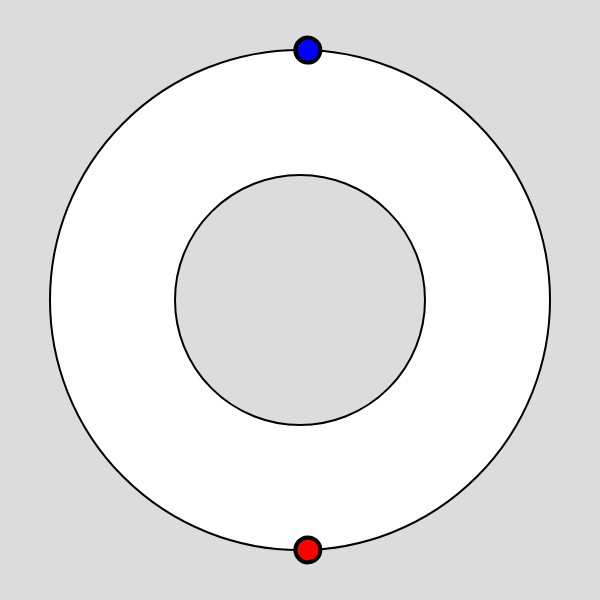
Frame 1 (no input)
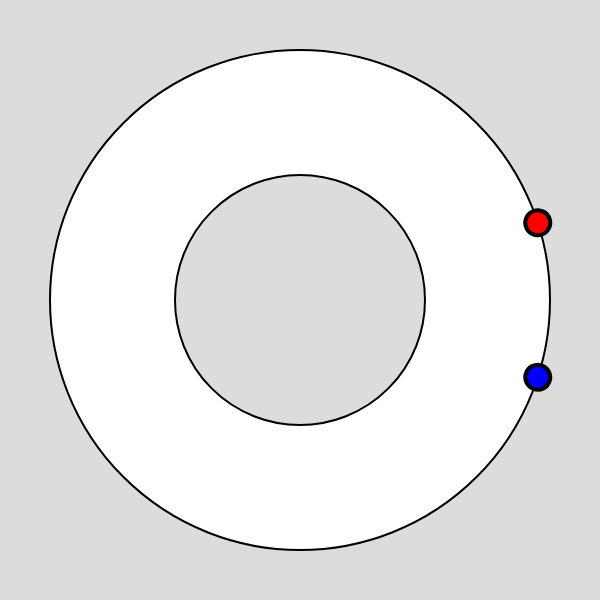
Frame 60 (no input)
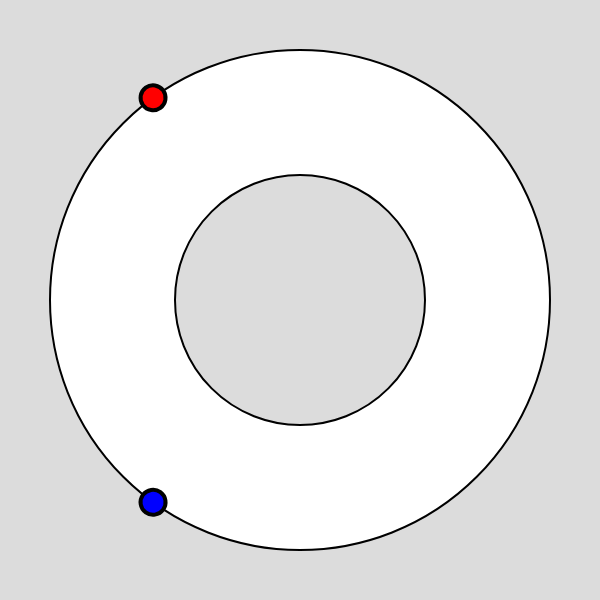
Frame 120 (the mouse pressed at the canvas centre since frame 60)

The p5.js sketch that drew these frames (run headless with seeded random() and noise() and a simulated clock; from frame 60 on, the mouse is pressed at the canvas centre):

// p5.js sketch
// ── sketch.js
let time = 0;
let timeNeg = 0;

function setup() {
  createCanvas(600, 600);
  movement = 0;
  angleMode(DEGREES);
}

  function draw() {
    background(220);
    translate(300, 300);

    //case 2 animated
    strokeWeight(2);
    fill('white');
    circle(0, 0, 500);

    //strokeWeight(1);
    fill(220);
    circle(0, 0, 250);

    time = time + 0.3;
    timeNeg = timeNeg - 0.3;
    stroke(0);
    strokeWeight(5);
    let move = map(time, 0, 60, 0, 360);
    let move2 = map(timeNeg, 0, 60, 0, 360);

    push();
    rotate(move);
    strokeWeight(4);
    fill(0, 0, 255);
    ellipse(0, -250, 25, 25);
    pop();

    push();
    rotate(move2);
    strokeWeight(4);
    fill(255, 0, 0);
    ellipse(0, 250, 25, 25);
    pop();
  }
